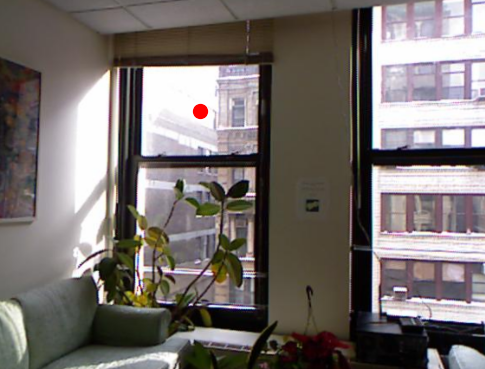
#> input picture backend/all_bad_locs/000014_apple.png, 485 x 369 px; its folder holds 4 pictures in this run
$ python side_by_side.py
#> lines starting #> are read from the running program, lines starting #| are printed output that depends on the picture; pictures that were not available may be replaced by others from this repository, and a replacement may not be noted
import os
import random
from PIL import Image, ImageDraw, ImageFont

padding = 50

# Path to the folders
all_bad_locs_folder = 'all_bad_locs'
all_good_locs_folder = 'all_good_locs'

# Get the list of image files in the folders
all_bad_locs_files = os.listdir(all_bad_locs_folder)
all_good_locs_files = os.listdir(all_good_locs_folder)

# Set the font for the labels
font = ImageFont.truetype("arial.ttf", 25)

for filename in sorted(set(all_bad_locs_files) & set(all_good_locs_files)):
    bad_image = Image.open(os.path.join(all_bad_locs_folder, filename))
#> bad_image is the input picture: PIL image 485x369 RGBA; mean R, G, B, A 118.2, 111.4, 109.1, 255
    good_image = Image.open(os.path.join(all_good_locs_folder, filename))

    if bad_image.width != good_image.width or bad_image.height != good_image.height:
        print(f"Skipping {filename} because the images are not the same size")
        break
    width = bad_image.width
#> width = 485
    height = bad_image.height
#> height = 369

    side_by_side_image = Image.new('RGB', (width + width + padding, height + padding), (255, 255, 255))
#> side_by_side_image: PIL image 1020x419 RGB; every value is 255
    draw = ImageDraw.Draw(side_by_side_image)

    if random.random() < 0.5:
        side_by_side_image.paste(bad_image, (0, 0))
        side_by_side_image.paste(good_image, (width + padding, 0))
        output_filename = filename.split(".")[0] + "_left_bad.png"
    else:
        side_by_side_image.paste(bad_image, (width + padding, 0))
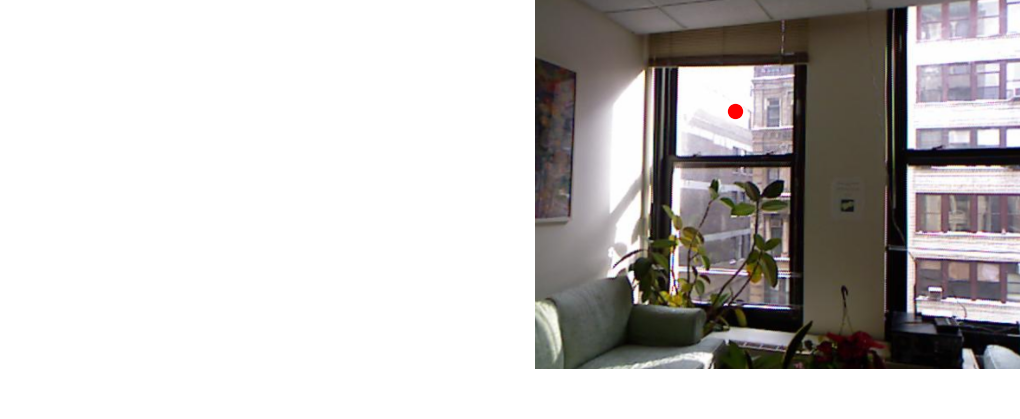
#> side_by_side_image: PIL image 1020x419 RGB; mean R, G, B 197.7, 194.9, 193.9
        side_by_side_image.paste(good_image, (0, 0))
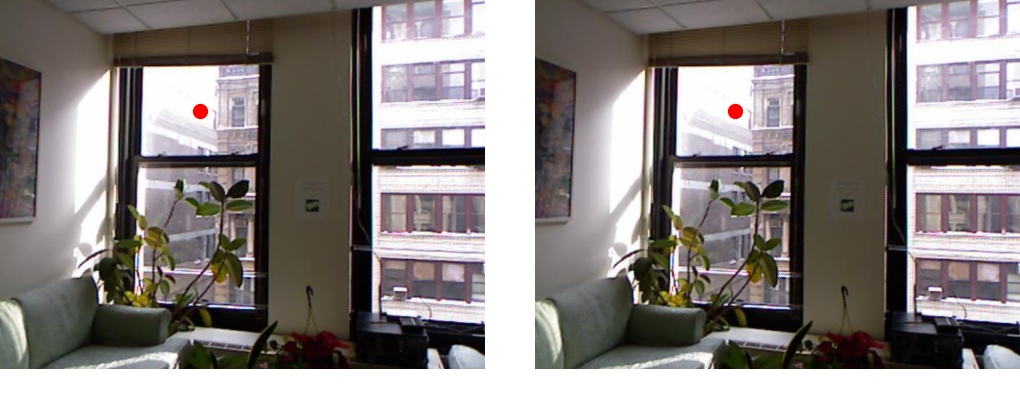
#> side_by_side_image: PIL image 1020x419 RGB; mean R, G, B 140.4, 134.8, 132.8
        output_filename = filename.split(".")[0] + "_left_good.png"

    draw.text((width // 2, height + padding // 2), 'Image 1', fill='black', font=font, anchor="mm")
    draw.text((width + padding + width // 2, height + padding // 2), 'Image 2', fill='black', font=font, anchor="mm")
    side_by_side_image.save(f"good_bad/{output_filename}")
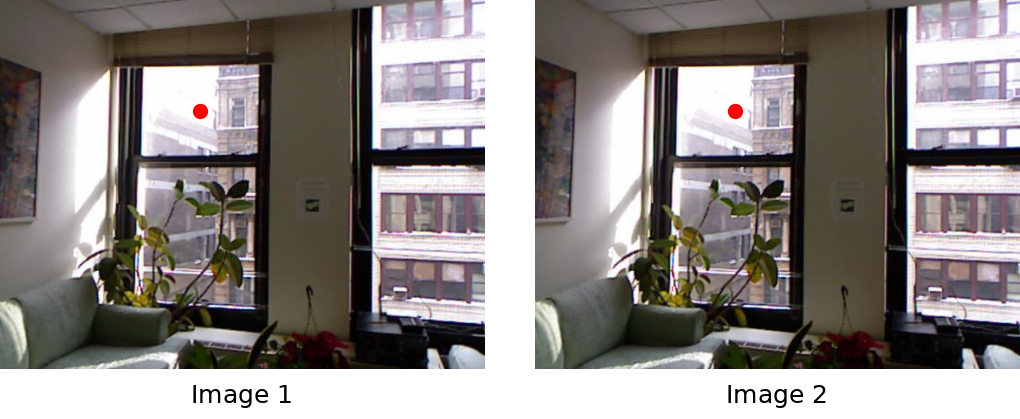
#> saved as 000014_apple_left_good.png: PIL image 1020x419 RGB; mean R, G, B 139.8, 134.1, 132.2

$ run again, on backend/all_bad_locs/000105_shoes.png
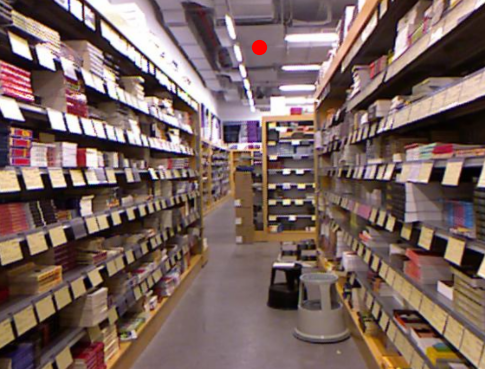
#> input picture backend/all_bad_locs/000105_shoes.png, 485 x 369 px
#> bad_image is the input picture: PIL image 485x369 RGBA; mean R, G, B, A 121.3, 99.8, 94.8, 255
#> `side_by_side_image.paste(bad_image, (width + padding, 0))`:
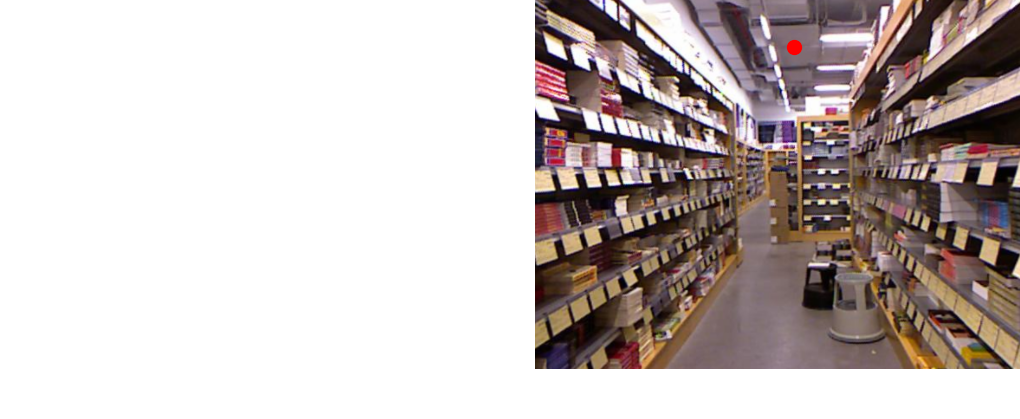
#> side_by_side_image: PIL image 1020x419 RGB; mean R, G, B 199, 190, 187.9
#> `side_by_side_image.save(f"good_bad/{output_filename}")`:
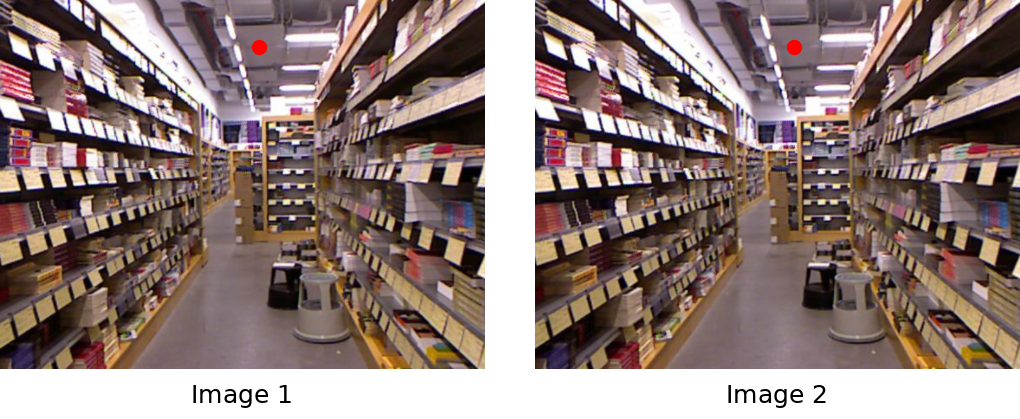
#> saved as 000105_shoes_left_good.png: PIL image 1020x419 RGB; mean R, G, B 142.4, 124.4, 120.2

$ run again, on backend/all_bad_locs/000126_book.png
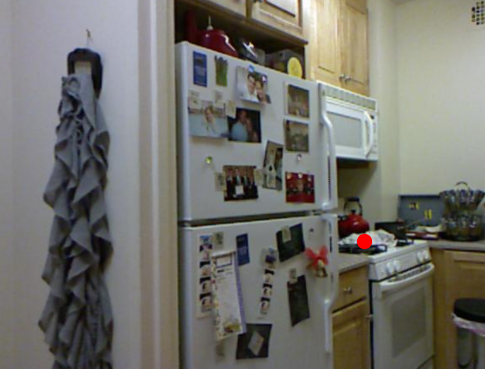
#> input picture backend/all_bad_locs/000126_book.png, 485 x 369 px
#> bad_image is the input picture: PIL image 485x369 RGBA; mean R, G, B, A 114.6, 113.6, 107.9, 255
#> `side_by_side_image.paste(bad_image, (width + padding, 0))`:
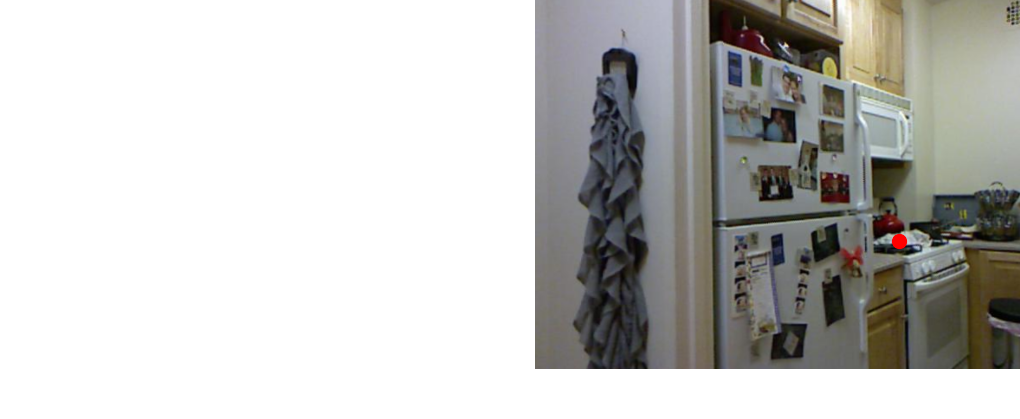
#> side_by_side_image: PIL image 1020x419 RGB; mean R, G, B 196.2, 195.8, 193.4
#> `side_by_side_image.save(f"good_bad/{output_filename}")`:
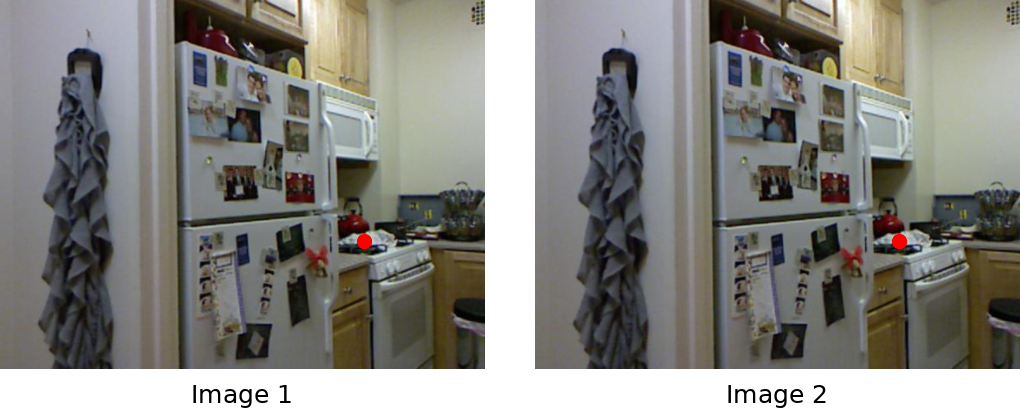
#> saved as 000126_book_left_good.png: PIL image 1020x419 RGB; mean R, G, B 136.8, 136, 131.2
